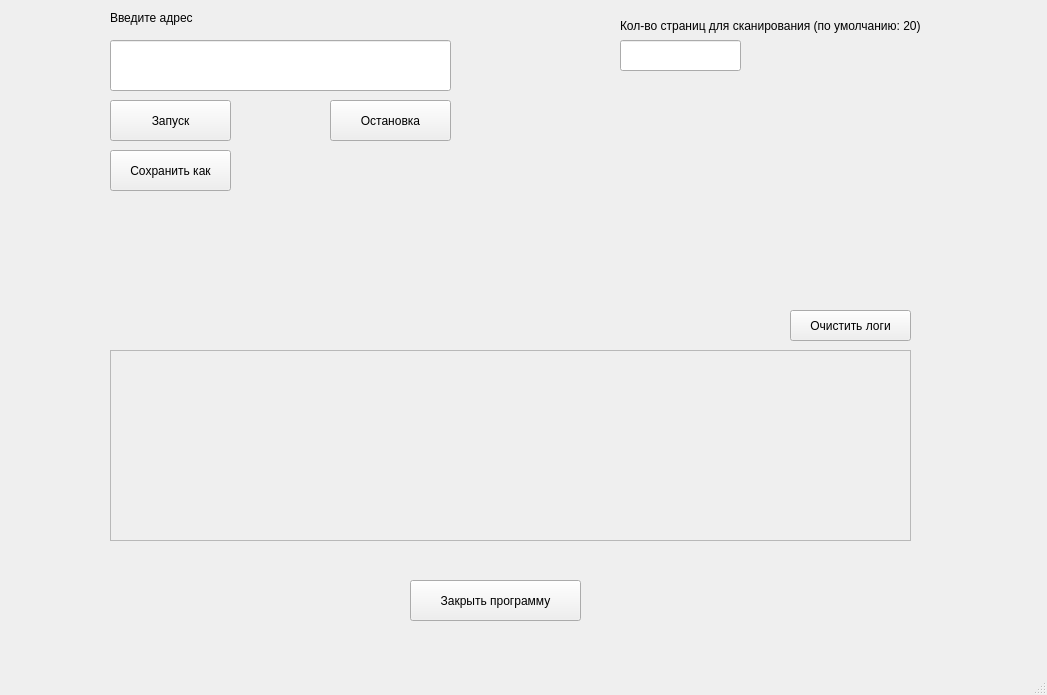
<?xml version="1.0" encoding="UTF-8"?>
<ui version="4.0">
 <class>MainWindow</class>
 <widget class="QMainWindow" name="MainWindow">
  <property name="geometry">
   <rect>
    <x>0</x>
    <y>0</y>
    <width>1047</width>
    <height>695</height>
   </rect>
  </property>
  <property name="windowTitle">
   <string>MainWindow</string>
  </property>
  <widget class="QWidget" name="centralwidget">
   <widget class="QPlainTextEdit" name="plainTextEdit">
    <property name="enabled">
     <bool>false</bool>
    </property>
    <property name="geometry">
     <rect>
      <x>110</x>
      <y>350</y>
      <width>801</width>
      <height>191</height>
     </rect>
    </property>
   </widget>
   <widget class="QLineEdit" name="lineEdit">
    <property name="geometry">
     <rect>
      <x>110</x>
      <y>40</y>
      <width>341</width>
      <height>51</height>
     </rect>
    </property>
   </widget>
   <widget class="QPushButton" name="pushButton">
    <property name="geometry">
     <rect>
      <x>110</x>
      <y>100</y>
      <width>121</width>
      <height>41</height>
     </rect>
    </property>
    <property name="text">
     <string>Запуск</string>
    </property>
   </widget>
   <widget class="QLabel" name="label">
    <property name="geometry">
     <rect>
      <x>110</x>
      <y>10</y>
      <width>171</width>
      <height>16</height>
     </rect>
    </property>
    <property name="text">
     <string>Введите адрес</string>
    </property>
   </widget>
   <widget class="QPushButton" name="pushButton_2">
    <property name="geometry">
     <rect>
      <x>410</x>
      <y>580</y>
      <width>171</width>
      <height>41</height>
     </rect>
    </property>
    <property name="autoFillBackground">
     <bool>false</bool>
    </property>
    <property name="text">
     <string>Закрыть программу</string>
    </property>
    <property name="autoDefault">
     <bool>false</bool>
    </property>
    <property name="default">
     <bool>false</bool>
    </property>
   </widget>
   <widget class="QPushButton" name="pushButton_3">
    <property name="geometry">
     <rect>
      <x>330</x>
      <y>100</y>
      <width>121</width>
      <height>41</height>
     </rect>
    </property>
    <property name="text">
     <string>Остановка</string>
    </property>
   </widget>
   <widget class="QPushButton" name="pushButton_4">
    <property name="geometry">
     <rect>
      <x>110</x>
      <y>150</y>
      <width>121</width>
      <height>41</height>
     </rect>
    </property>
    <property name="text">
     <string>Сохранить как</string>
    </property>
   </widget>
   <widget class="QLineEdit" name="lineEdit_2">
    <property name="geometry">
     <rect>
      <x>620</x>
      <y>40</y>
      <width>121</width>
      <height>31</height>
     </rect>
    </property>
   </widget>
   <widget class="QLabel" name="label_2">
    <property name="geometry">
     <rect>
      <x>620</x>
      <y>10</y>
      <width>331</width>
      <height>31</height>
     </rect>
    </property>
    <property name="text">
     <string>Кол-во страниц для сканирования (по умолчанию: 20)</string>
    </property>
   </widget>
   <widget class="QPushButton" name="pushButton_clearLogs">
    <property name="geometry">
     <rect>
      <x>790</x>
      <y>310</y>
      <width>121</width>
      <height>31</height>
     </rect>
    </property>
    <property name="text">
     <string>Очистить логи</string>
    </property>
   </widget>
  </widget>
  <widget class="QMenuBar" name="menubar">
   <property name="geometry">
    <rect>
     <x>0</x>
     <y>0</y>
     <width>1047</width>
     <height>20</height>
    </rect>
   </property>
  </widget>
  <widget class="QStatusBar" name="statusbar"/>
 </widget>
 <resources/>
 <connections/>
</ui>
